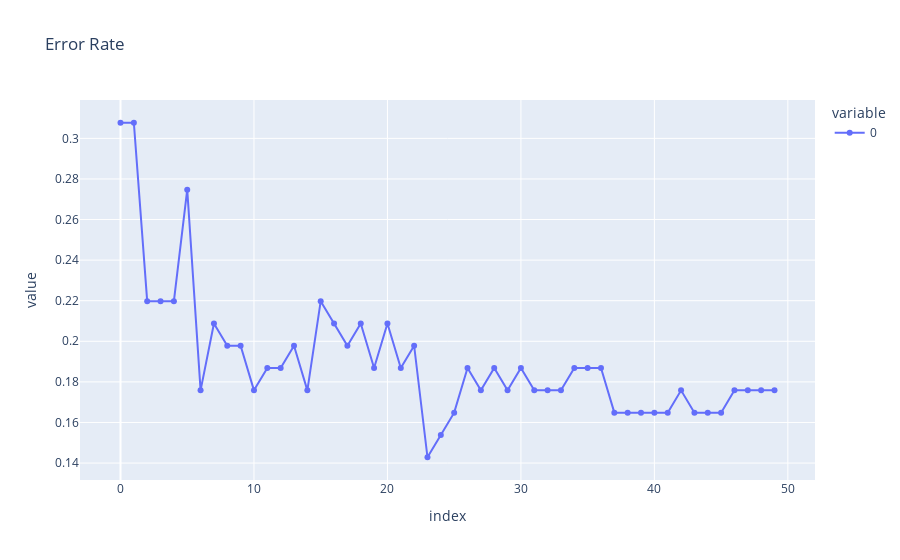

The notebook cell this image was saved under:
### Code cell
import plotly.express as px

fig = px.line(pd.DataFrame(error_rate),markers=True,title='Error Rate')

fig.show()

### Figure 1 — Plotly figure (JSON) as saved in the notebook; plotly's stock layout.template omitted (floating-point values rounded to 4 significant figures)
{"data": [{"hovertemplate": "variable=0<br>index=%{x}<br>value=%{y}<extra></extra>", "legendgroup": "0", "line": {"color": "#636efa", "dash": "solid"}, "marker": {"symbol": "circle"}, "mode": "lines+markers", "name": "0", "orientation": "v", "showlegend": true, "type": "scatter", "x": [0, 1, 2, 3, 4, 5, 6, 7, 8, 9, 10, 11, 12, 13, 14, 15, 16, 17, 18, 19, 20, 21, 22, 23, 24, 25, 26, 27, 28, 29, 30, 31, 32, 33, 34, 35, 36, 37, 38, 39, 40, 41, 42, 43, 44, 45, 46, 47, 48, 49], "xaxis": "x", "y": [0.3077, 0.3077, 0.2198, 0.2198, 0.2198, 0.2747, 0.1758, 0.2088, 0.1978, 0.1978, 0.1758, 0.1868, 0.1868, 0.1978, 0.1758, 0.2198, 0.2088, 0.1978, 0.2088, 0.1868, 0.2088, 0.1868, 0.1978, 0.1429, 0.1538, 0.1648, 0.1868, 0.1758, 0.1868, 0.1758, 0.1868, 0.1758, 0.1758, 0.1758, 0.1868, 0.1868, 0.1868, 0.1648, 0.1648, 0.1648, 0.1648, 0.1648, 0.1758, 0.1648, 0.1648, 0.1648, 0.1758, 0.1758, 0.1758, 0.1758], "yaxis": "y"}], "layout": {"autosize": true, "legend": {"title": {"text": "variable"}, "tracegroupgap": 0}, "title": {"text": "Error Rate"}, "xaxis": {"anchor": "y", "autorange": true, "domain": [0, 1], "range": [-2.906, 51.91], "title": {"text": "index"}, "type": "linear"}, "yaxis": {"anchor": "x", "autorange": true, "domain": [0, 1], "range": [0.1308, 0.3198], "title": {"text": "value"}, "type": "linear"}}}
